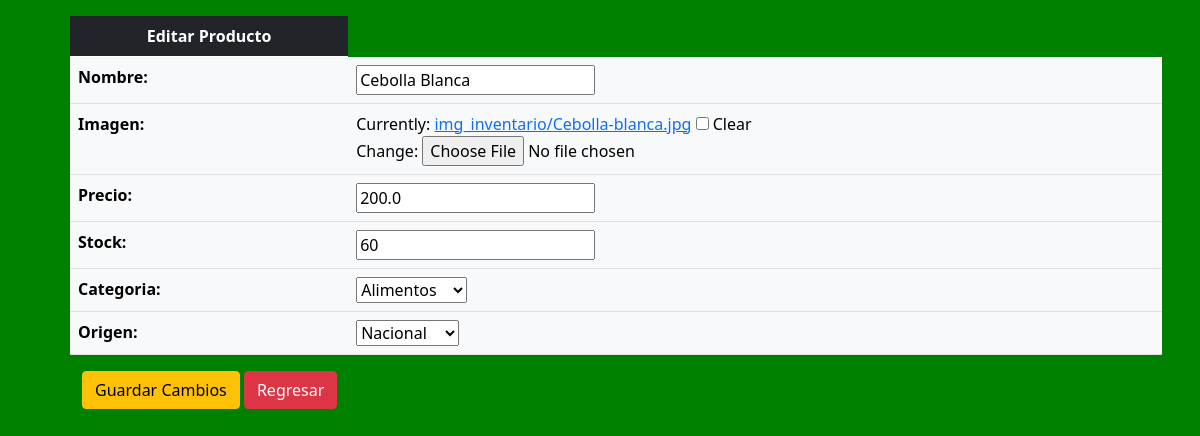
The page /editar/2 (signed in) on the database its author committed.
### inventario/models.py (models this page shows, shortened)
class Productos(models.Model):
    nombre = models.CharField(max_length=30,null=False)
    imagen = models.ImageField(upload_to='img_inventario',null=True,blank=True)
    precio = models.FloatField()
    stock = models.IntegerField(default=0)
    categoria = models.ForeignKey(Categoria,on_delete=models.CASCADE,null=True,default=1)
    origin = [
        ("NAC","Nacional"),
        ("IMP","Importado"),
    ]
    origen = models.CharField(max_length=30,choices=origin,default="NAC")
    class Meta:
        managed = True
        verbose_name = 'Productos'
        verbose_name_plural = 'Productos'

### inventario/views.py (the view)
# urls.py: path('editar/<id>',editarProducto,name="editar"),
@login_required
def editarProducto(req,id):
    producto=get_object_or_404(Productos,id=id)
    if req.method == "GET":
        formulario = FormProducto(instance=producto)
        contexto = {"productos":producto,"formulario":formulario}
        return render(req,'editar.html',contexto)
    elif req.method == "POST":
        form_producto = FormProducto(req.POST,req.FILES,instance=producto)
        if form_producto.is_valid():
            form_producto.save()
            return redirect('index')

### inventario/forms.py
class FormProducto(forms.ModelForm):
    class Meta:
        error = "Errors found in the form"
        model = Productos
        exclude = []
        fields = '__all__'
        error_messages = {"error":error}

### inventario/models.py (called while the page is built)
    def __str__(self):
        return self.category_name

### inventario/templates/editar.html (shortened to what this page needs)
{% extends "base.html" %}
{% block content %}
    <div class="container sm m-3">
        <form action="{% url 'editar' productos.id %}" method="post" enctype="multipart/form-data">
        <table class="table table-light table-bordeless">
            <thead class="table table-dark text-center">
                <tr>
                    <th>Editar Producto</th>
                </tr>
            </thead>
            <tbody>
                {{formulario.as_table}}
            </tbody>
        </table>
        <div class="container">
            <button type="submit" class="btn btn-warning">Guardar Cambios</button>
            <a href="{% url 'index' %}"><button type="submit" class="btn btn-danger">Regresar</button></a>
        </div>
        </form>
    </div>
{% endblock content %}

### inventario/static/css/style.css (style rules this page uses)
body { background-color: green; }

### rows shown on the page
Productos: nombre "Cebolla Blanca", precio "200.0", stock "60", categoria "Alimentos", origen "Nacional"
